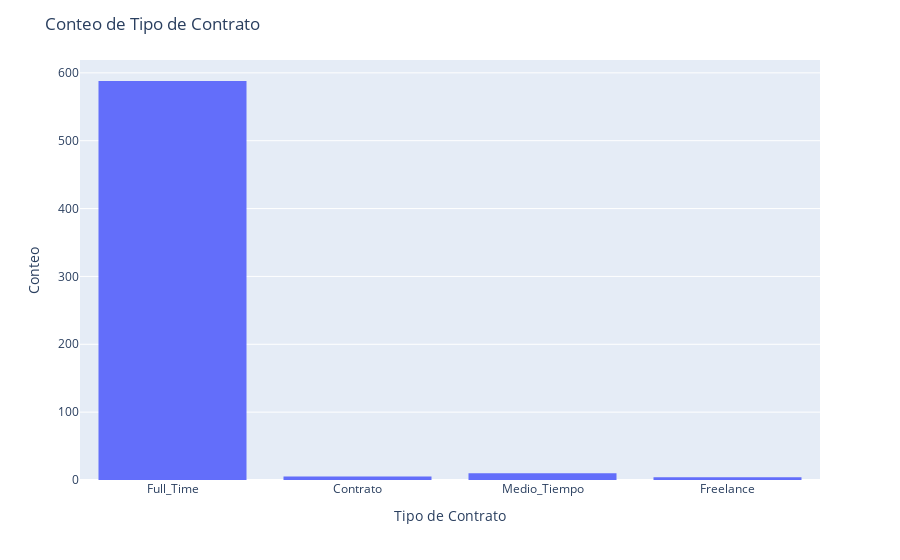

Notebook source saved alongside this figure:
### Markdown cell above
### Tipo de Contrato

### Code cell
fig = px.histogram(df_salary, x='Tipo_de_contrato')

fig.update_layout(  
    title='Conteo de Tipo de Contrato',
    xaxis_title='Tipo de Contrato',
    yaxis_title='Conteo'
)

fig.show()

### Figure 1 — Plotly figure (JSON) as saved in the notebook; plotly's stock layout.template omitted (floating-point values rounded to 4 significant figures; data arrays with more than 128 entries replaced by an {"elided": "..."} marker saying what was removed)
{"data": [{"alignmentgroup": "True", "bingroup": "x", "hovertemplate": "Tipo_de_contrato=%{x}<br>count=%{y}<extra></extra>", "legendgroup": "", "marker": {"color": "#636efa", "pattern": {"shape": ""}}, "name": "", "offsetgroup": "", "orientation": "v", "showlegend": false, "type": "histogram", "x": {"elided": "607 str values"}, "xaxis": "x", "yaxis": "y"}], "layout": {"barmode": "relative", "legend": {"tracegroupgap": 0}, "margin": {"t": 60}, "title": {"text": "Conteo de Tipo de Contrato"}, "xaxis": {"anchor": "y", "domain": [0, 1], "title": {"text": "Tipo de Contrato"}}, "yaxis": {"anchor": "x", "domain": [0, 1], "title": {"text": "Conteo"}}}}
